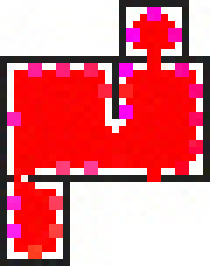
#> input picture Map/pixel_floor1.jpg, 30 x 38 px, found by its file name (shown 7 times larger)
$ jupyter execute --allow-errors Exp_Design.ipynb   (shell and % lines are left out)   (older library calls are emulated)
#> lines starting #> are read from the running program, lines starting #| are printed output that depends on the picture; after the words box and inside, x2 and y2 are one past the last pixel; in counts of white or black regions, pixels touching at a corner belong together
### First part : only tests with microsoft API. It needs a valid key to work!

[cell 1]
import requests
# If you are using a Jupyter notebook, uncomment the following line.
#%matplotlib inline
import matplotlib.pyplot as plt
from PIL import Image
from matplotlib import patches
from io import BytesIO

# Replace <Subscription Key> with your valid subscription key.
subscription_key = "1e94ebc81f34468a9e9bea9bf04052cb"
assert subscription_key

# You must use the same region in your REST call as you used to get your
# subscription keys. For example, if you got your subscription keys from
# westus, replace "westcentralus" in the URI below with "westus".
#
# Free trial subscription keys are generated in the westcentralus region.
# If you use a free trial subscription key, you shouldn't need to change
# this region.
face_api_url = 'https://westcentralus.api.cognitive.microsoft.com/face/v1.0/detect'

# Set image_url to the URL of an image that you want to analyze.
image_url = 'https://st2.depositphotos.com/1001030/8501/i/950/depositphotos_85013712-stock-photo-people-with-different-emotions.jpg'

headers = {'Ocp-Apim-Subscription-Key': subscription_key}
params = {
    'returnFaceId': 'true',
    'returnFaceLandmarks': 'false',
    'returnFaceAttributes': 'age,gender,headPose,smile,facialHair,glasses,' +
    'emotion,hair,makeup,occlusion,accessories,blur,exposure,noise'
}
data = {'url': image_url}
#> (the rest of this cell did not finish here and is left out)

[cell 2]
import operator

plt.clf()
#> (the rest of this cell did not finish here and is left out)

[cell 3]
import numpy as np

mean = dict()
#> (the rest of this cell did not finish here and is left out)

#> (a cell that did not finish here is left out)

### Second part : Developpement of path generation (clean code in Path.py in the website)

[cell 5]
import scipy.misc

map1 = scipy.misc.imread("./map/pixel_floor1.jpg")
#> map1 is the input picture: shape (38, 30, 3); mean R, G, B 224, 120.2, 128.6

[cell 6]
import numpy as np

def makeAdjacency(map1):
    matrix = np.zeros((len(map1),len(map1[0])))
#> matrix: shape (38, 30) float64; every value is 0
    adjacency = np.zeros((len(map1)*len(map1[0]),len(map1)*len(map1[0])))
#> adjacency: shape (1140, 1140) float64; every value is 0

    for i in range(0,len(map1)):
        for j in range(0,len(map1[i])):
            matrix[i][j]= int(int(round(map1[i][j][0]/30))*100+int(round(map1[i][j][1]/30))*10+int(round(map1[i][j][2]/30)))
#> this loop made 38 passes
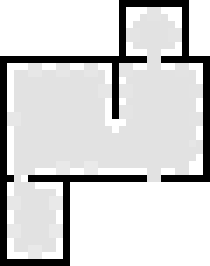
#> matrix: shape (38, 30) float64 (shown 7 times larger); min 111, max 888, mean 749.4; drawn with min black and max white

    matLine = np.reshape(matrix, len(map1)*len(map1[i]))
#> matLine = 1140 values, max 888 at index 0, min 111 at index 17, mean 749.4

    for i in range(0,len(adjacency)):
        #i_1 = (i-i%116)/116
        #i_2 = i%116
        if(matLine[i] >= 800 and matLine[i] < 870):
            if(i-1 >= 0 and i-1 < len(adjacency) and matLine[i-1] != 888 and matLine[i-1] >= 800 and matLine[i-1] < 870):
                adjacency[i][i-1] = 1
            if(i+1 >= 0 and i+1 < len(adjacency) and matLine[i+1] != 888 and matLine[i+1] >= 800 and matLine[i+1] < 870):
                adjacency[i][i+1] = 1
            if(i-len(map1[0]) >= 0 and i-len(map1[0]) < len(adjacency) and matLine[i-len(map1[0])] != 888 and matLine[i-len(map1[0])] >= 800 and matLine[i-len(map1[0])] < 870):
                adjacency[i][i-len(map1[0])] = 1
            if(i+len(map1[0]) >= 0 and i+len(map1[0]) < len(adjacency) and matLine[i+len(map1[0])] != 888 and matLine[i+len(map1[0])] >= 800 and matLine[i+len(map1[0])] < 870):
                adjacency[i][i+len(map1[0])] = 1
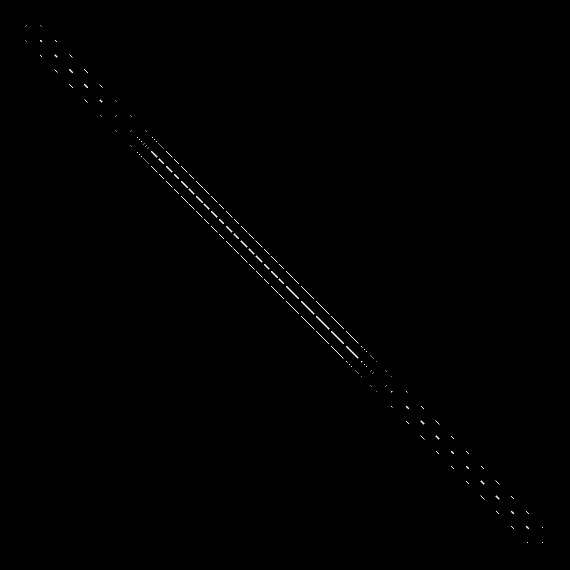
#> adjacency: shape (1140, 1140) float64 (shown at 1/2 size); values 0 (black) and 1 (white), 0.13% white in thin lines or dots, all inside (x1, y1, x2, y2) = (51, 51, 1086, 1086)
            #if(i-len(map1)+1 >= 0 and i-len(map1[0])+1 < len(adjacency) and matLine[i-len(map1[0])+1] != 888 and matLine[i-len(map1[0])+1] >= 800 and matLine[i-len(map1[0])+1] < 870):
            #    adjacency[i][i-len(map1[0])+1] = 1
            #if(i+len(map1[0])+1 >= 0 and i+len(map1[0])+1 < len(adjacency) and matLine[i+len(map1[0])+1] != 888 and matLine[i+len(map1[0])+1] >= 800 and matLine[i+len(map1[0])+1] < 870):
            #    adjacency[i][i+len(map1[0])+1] = 1
            #if(i-len(map1[0])-1 >= 0 and i-len(map1[0])-1 < len(adjacency) and matLine[i-len(map1[0])-1] != 888 and matLine[i-len(map1[0])-1] >= 800 and matLine[i-len(map1[0])-1] < 870):
            #    adjacency[i][i-len(map1[0])-1] = 1
            #if(i+len(map1[0])-1 >= 0 and i+len(map1[0])-1 < len(adjacency) and matLine[i+len(map1[0])-1] != 888 and matLine[i+len(map1[0])-1] >= 800 and matLine[i+len(map1[0])-1] < 870):
            #    adjacency[i][i+len(map1[0])-1] = 1

    return adjacency

adjacency = makeAdjacency(map1)

[cell 7]
import networkx as nx
#import matplotlib.pyplot as plt

entrance = (30,31)
#> (the rest of this cell did not finish here and is left out)

[cell 8]
import bezier
from PIL import Image

# [44 lines left out: function drawPath, not called in this run]

#> (the rest of this cell did not finish here and is left out)

[cell 9]
from resizeimage import resizeimage

# [13 lines left out: function copyPath, not called in this run]

[cell 10]
# [9 lines left out: functions path1, path2, not called in this run]

map1 = scipy.misc.imread("./map/pixel_floor1.jpg")
map2 = scipy.misc.imread("./map/pixel_floor2.jpg")
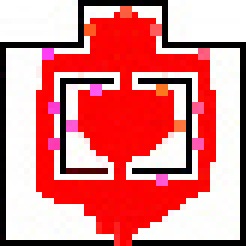
#> input picture Map/pixel_floor2.jpg, 41 x 41 px, found by its file name (shown 6 times larger)
#> map2 is the input picture: shape (41, 41, 3); mean R, G, B 220.1, 129.5, 131
points1 = [(25,21),(12,17),(12,14),(32,8),(33,1),(4,18),(25,22)]
points2 = [(40,20),(20,12),(15,15),(4,15),(2,20),(4,25),(15,27),(20,29),(40,20)]
pointsAll1 = [(25,22),(23,26),(21,27),(17,27),(13,27),(10,25),(4,24),(2,21),(4,19),(12,17),(12,14),(10,12),(10,8),(10,4),(16,2),(28,2),(32,2),(35,4),(32,7),(28,7),(23,8),(23,13),(25,21)]
#path1(map1,pointsAll1)
#path2(map2,points2)

[cell 11]
import random
def randomEmo(seed=None):
    random.seed(seed)
    return [random.random(),random.random(),random.random(),random.random(),random.random(),random.random(),random.random(),random.random()]
emotions = dict()
emotions = dict({'disgust':0.0, 'fear':0.0, 'surprise':0.0, 'contempt':0.0, 'anger':0.0, 'neutral':.2, 'sadness':1, 'happiness':0.0})
emotions = [emotions['disgust'],emotions['fear'],emotions['surprise'],emotions['contempt'],emotions['anger'],emotions['neutral'],emotions['sadness'],emotions['happiness']]

[cell 12]
artifacts = []
artifacts.append(((32,2),randomEmo())) #pipes
artifacts.append(((28,2),randomEmo()))#Provisional wall
artifacts.append(((17,2),randomEmo())) #The laid-off workers
artifacts.append(((10,4),randomEmo())) #Open field
artifacts.append(((10,8),randomEmo())) #Unify the though to promote education
artifacts.append(((10,12),randomEmo())) #Voter registration is in accordance with the law
artifacts.append(((5,19),randomEmo())) #Chinese fan 3
artifacts.append(((2,21),randomEmo())) #8 Nine-dragon screen
artifacts.append(((13,14),randomEmo())) #Info port
artifacts.append(((10,25),randomEmo())) #Monastery
artifacts.append(((5,24),randomEmo())) #Chinese fan 2
artifacts.append(((12,27),randomEmo())) #United struggling
artifacts.append(((16,27),randomEmo())) #New culture needs more
artifacts.append(((20,27),randomEmo())) #Suoja Village 2
artifacts.append(((10,18),randomEmo())) #Learn by figure
artifacts.append(((12,18),randomEmo())) #Head portrait (Mao)
artifacts.append(((15,18),randomEmo())) #In front of the party flag
artifacts.append(((23,25),randomEmo())) #Policeman and civilian 2
artifacts.append(((23,13),randomEmo())) #The inheritance
artifacts.append(((23,8),randomEmo())) #Info wall
artifacts.append(((28,7),randomEmo())) #Road block
artifacts.append(((32,7),randomEmo())) #Forklift
artifacts.append(((35,4),randomEmo())) #Creeping forward
artifacts.append(((23,8),randomEmo())) #Temple of heaven
artifacts.append(((17,8),randomEmo())) #Bird’s nest
artifacts.append(((9,7),randomEmo())) #Green food
artifacts.append(((4,15),randomEmo())) #Supermarket 3
artifacts.append(((2,20),randomEmo())) #Your world
artifacts.append(((4,25),randomEmo())) #Mobile phones
artifacts.append(((9,33),randomEmo())) #Panda
artifacts.append(((15,26),randomEmo())) #Screen in rest
artifacts.append(((17,33),randomEmo())) #Into the woods
artifacts.append(((20,29),randomEmo())) #Cancer village
artifacts.append(((23,33),randomEmo())) #The great wall
artifacts.append(((15,16),randomEmo())) #Water crisis
artifacts.append(((30,26),randomEmo())) #Cooperate with rero
artifacts.append(((20,12),randomEmo())) #Forest 2
artifacts1 = artifacts[:23]
artifacts2 = artifacts[23:]

[cell 13]
map1 = scipy.misc.imread("./map/pixel_floor1.jpg")
map2 = scipy.misc.imread("./map/pixel_floor2.jpg")
#> (the rest of this cell did not finish here and is left out)

[cell 14]
emo_score1 = []
for i in artifacts1:
    emo_score1.append(np.dot(np.array(emotions),np.array(i[1])))

emo_score2 = []
for i in artifacts2:
    emo_score2.append(np.dot(np.array(emotions),np.array(i[1])))

# [10 lines of commented-out code are left out]

# [8 lines left out: function findNextHop, not called in this run]

final_indices1 = []
max_hops = 8

current=-1
#> (the rest of this cell did not finish here and is left out)
